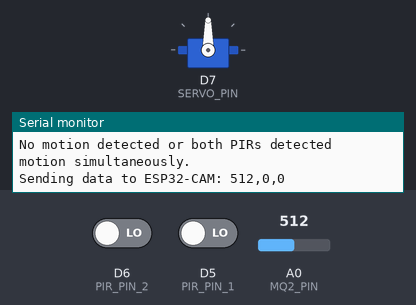
Bench run of a sketch on a simulated ESP8266 (NodeMCU). Shown: servo, the last lines printed to the serial monitor. The inputs (shaded band) are chosen by the test bench; at power-on: D6 (PIR_PIN_2) LOW, D5 (PIR_PIN_1) LOW, A0 (MQ2_PIN) = 512. WiFi joins after 1.5 s; servers stay silent unless stated.

Above: at 2.7 s.
2.8 s: D6 (PIR_PIN_2) driven HIGH
At 7.8 s:
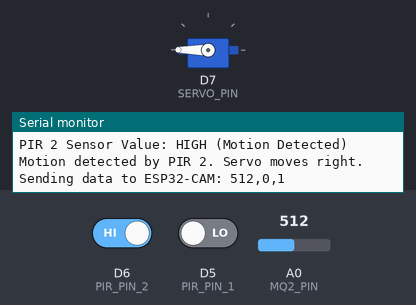
8.5 s: D6 (PIR_PIN_2) driven LOW
At 13.1 s:
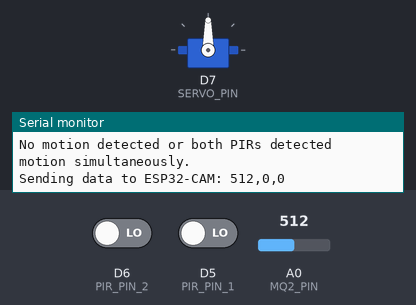
14.2 s: D5 (PIR_PIN_1) driven HIGH
At 18.0 s:
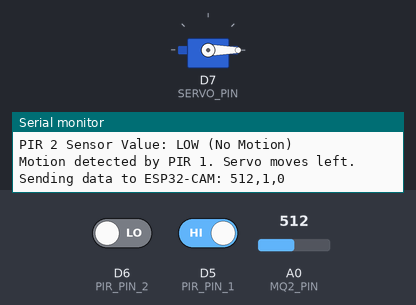
19.9 s: D5 (PIR_PIN_1) driven LOW
At 23.3 s:
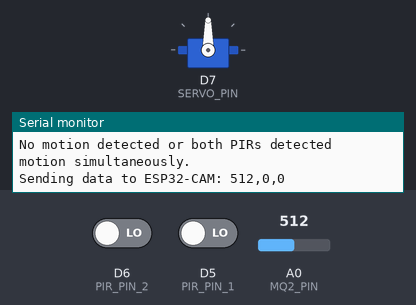
Timing chart, 0 to 24.8 s (numbered marks = the images above; inputs shaded):
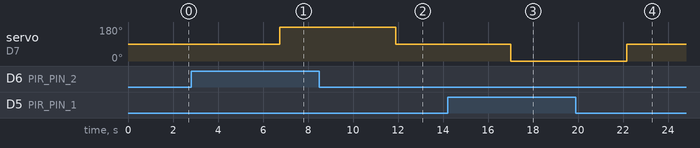

The sketch:

azwar_fix_esp8266.ino
```cpp
#include <ESP8266WiFi.h>
#include <Servo.h>
#include <SoftwareSerial.h>

#define MQ2_PIN A0     // Pin analog untuk sensor MQ2
#define PIR_PIN_1 D5   // Pin digital untuk sensor PIR 1
#define PIR_PIN_2 D6   // Pin digital untuk sensor PIR 2
#define SERVO_PIN D7   // Pin digital untuk servo
  // Pin TX untuk komunikasi serial dengan ESP32-CAM
SoftwareSerial mySerial(2, 3);
Servo myServo;
 // RX, TX

// Konfigurasi koneksi WiFi
const char* ssid = "afikaa";
const char* password = "";

void setup() {
  Serial.begin(9600);          // Inisialisasi komunikasi serial untuk debugging
 mySerial.begin(9600);
  // Inisialisasi komunikasi serial dengan ESP32-CAM

  pinMode(PIR_PIN_1, INPUT);   // Setel pin PIR 1 sebagai input
  pinMode(PIR_PIN_2, INPUT);   // Setel pin PIR 2 sebagai input
  myServo.attach(SERVO_PIN);   // Attach servo motor

  // Mulai koneksi WiFi
  Serial.println();
  Serial.print("Connecting to ");
  Serial.println(ssid);
  WiFi.begin(ssid, password);
  while (WiFi.status() != WL_CONNECTED) {
    delay(500);
    Serial.print(".");
  }
  Serial.println("");
  Serial.println("WiFi connected");
}

void loop() {
  // Membaca nilai dari sensor MQ2
  int mq2_value = analogRead(MQ2_PIN);
  Serial.print("MQ2 Sensor Value: ");
  Serial.println(mq2_value);

  // Membaca nilai dari sensor PIR 1
  int pir_value_1 = digitalRead(PIR_PIN_1);
  Serial.print("PIR 1 Sensor Value: ");
  Serial.println(pir_value_1 ? "HIGH (Motion Detected)" : "LOW (No Motion)");

  // Membaca nilai dari sensor PIR 2
  int pir_value_2 = digitalRead(PIR_PIN_2);
  Serial.print("PIR 2 Sensor Value: ");
  Serial.println(pir_value_2 ? "HIGH (Motion Detected)" : "LOW (No Motion)");

  // Bergerakkan servo sesuai dengan deteksi PIR
  if (pir_value_1 && !pir_value_2) {
    // Deteksi PIR 1 saja
    Serial.println("Motion detected by PIR 1. Servo moves left.");
    myServo.write(0); // Bergerak ke kiri
  } else if (pir_value_2 && !pir_value_1) {
    // Deteksi PIR 2 saja
    Serial.println("Motion detected by PIR 2. Servo moves right.");
    myServo.write(180); // Bergerak ke kanan
  } else {
    // Tidak ada deteksi atau deteksi bersamaan
    Serial.println("No motion detected or both PIRs detected motion simultaneously.");
    myServo.write(90); // Mengembalikan servo ke posisi tengah
  }

  // Kirim data ke ESP32-CAM
  sendDataToESP32CAM(mq2_value, pir_value_1, pir_value_2);

  delay(5000);  // Tunggu 5 detik sebelum membaca kembali
}

void sendDataToESP32CAM(int mq2, int pir1, int pir2) {
  String data = String(mq2) + "," + String(pir1) + "," + String(pir2);
  Serial.print("Sending data to ESP32-CAM: ");
  Serial.println(data);
  mySerial.println(data); // Send the data over the software serial
}
```

Measured:
- after the input at 2.8 s, servo on D7 (SERVO_PIN): 90° → 180° after 4.0 s
- after the input at 8.5 s, servo on D7 (SERVO_PIN): 180° → 90° after 3.4 s
- after the input at 14.2 s, servo on D7 (SERVO_PIN): 90° → 0° after 2.8 s
- after the input at 19.9 s, servo on D7 (SERVO_PIN): 0° → 90° after 2.3 s
